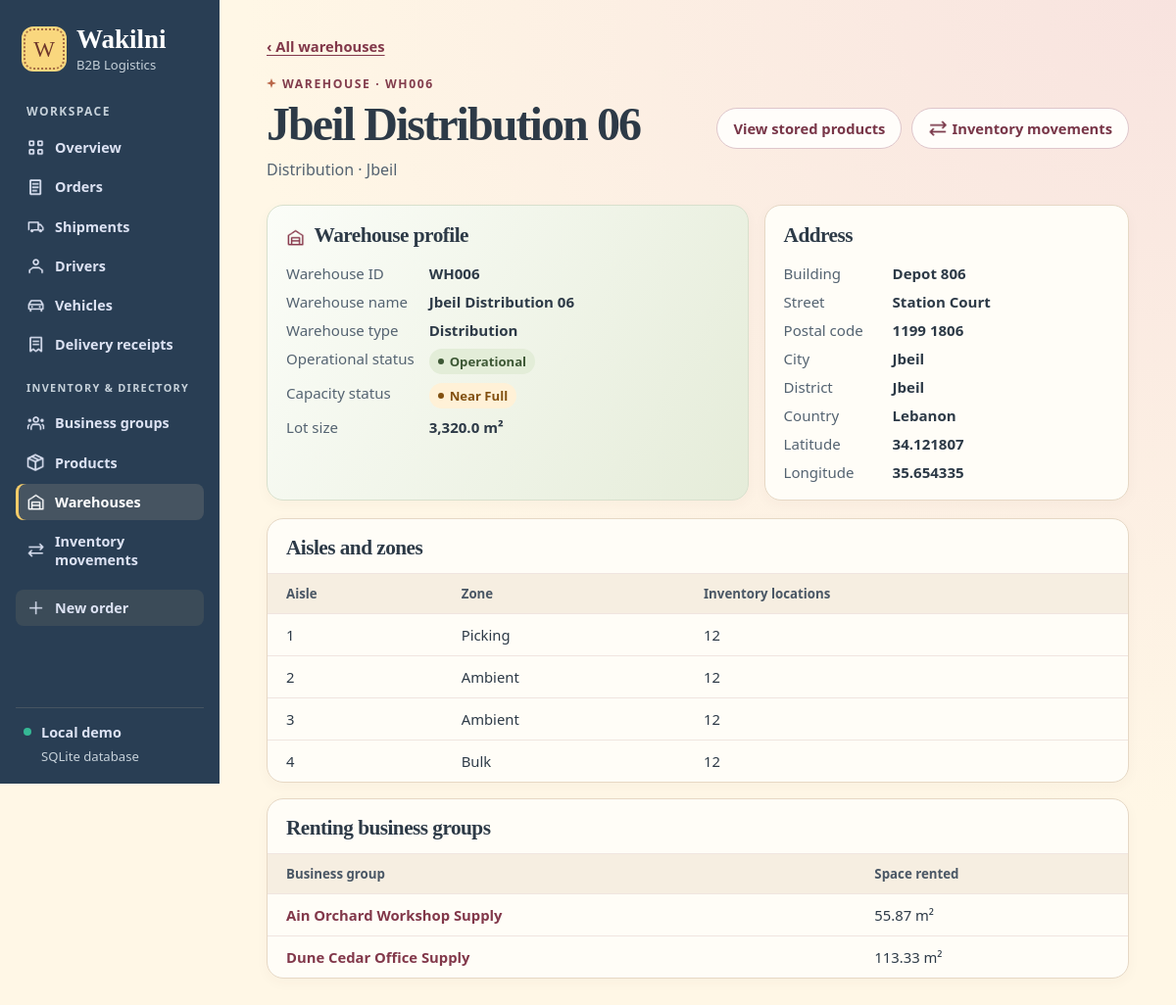
The page /warehouses/WH006 on the database its author committed.
### tables this page shows
CREATE TABLE "Warehouse" (
    "warehouseID" TEXT NOT NULL CHECK (length(warehouseID) BETWEEN 1 AND 5 AND warehouseID GLOB 'WH[0-9][0-9][0-9]' AND length(warehouseID) = 5),
    "warehouseName" TEXT NOT NULL CHECK (length(warehouseName) BETWEEN 1 AND 50),
    "addressBuilding" TEXT CHECK (length(addressBuilding) BETWEEN 1 AND 50),
    "addressStreet" TEXT NOT NULL CHECK (length(addressStreet) BETWEEN 1 AND 50),
    "addressPostalCode" TEXT CHECK (length(addressPostalCode) BETWEEN 1 AND 9 AND addressPostalCode GLOB '[0-9][0-9][0-9][0-9] [0-9][0-9][0-9][0-9]' AND length(addressPostalCode) = 9),
    "addressLatitude" REAL CHECK (addressLatitude BETWEEN -90 AND 90 AND addressLatitude = round(addressLatitude, 6)) CHECK (typeof(addressLatitude) IN ('integer', 'real', 'null')),
    "addressLongitude" REAL CHECK (addressLongitude BETWEEN -180 AND 180 AND addressLongitude = round(addressLongitude, 6)) CHECK (typeof(addressLongitude) IN ('integer', 'real', 'null')),
    "warehouseType" TEXT NOT NULL CHECK (warehouseType IN ('Fulfillment', 'Cross-Dock', 'Cold Storage', 'Distribution')),
    "operationalStatus" TEXT NOT NULL CHECK (operationalStatus IN ('Operational', 'Maintenance', 'Closed')),
    "lotSize" REAL NOT NULL CHECK (lotSize BETWEEN 0.01 AND 9999.99 AND lotSize = round(lotSize, 2)) CHECK (typeof(lotSize) IN ('integer', 'real', 'null')),
    "capacityStatus" TEXT NOT NULL CHECK (capacityStatus IN ('Available', 'Near Full', 'Full')),
    PRIMARY KEY (warehouseID),
    UNIQUE (warehouseName),
    UNIQUE (addressLatitude, addressLongitude),
    UNIQUE (addressBuilding, addressStreet, addressPostalCode),
    FOREIGN KEY (addressPostalCode) REFERENCES PostalCode (addressPostalCode)
);

CREATE TABLE "PostalCode" (
    "addressPostalCode" TEXT NOT NULL CHECK (length(addressPostalCode) BETWEEN 1 AND 9 AND addressPostalCode GLOB '[0-9][0-9][0-9][0-9] [0-9][0-9][0-9][0-9]' AND length(addressPostalCode) = 9),
    "addressCity" TEXT NOT NULL CHECK (length(addressCity) BETWEEN 1 AND 30),
    PRIMARY KEY (addressPostalCode),
    FOREIGN KEY (addressCity) REFERENCES City (addressCity)
);

CREATE TABLE "City" (
    "addressCity" TEXT NOT NULL CHECK (length(addressCity) BETWEEN 1 AND 30),
    "addressDistrict" TEXT NOT NULL CHECK (length(addressDistrict) BETWEEN 1 AND 30),
    PRIMARY KEY (addressCity),
    FOREIGN KEY (addressDistrict) REFERENCES District (addressDistrict)
);

CREATE TABLE "District" (
    "addressDistrict" TEXT NOT NULL CHECK (length(addressDistrict) BETWEEN 1 AND 30),
    "addressCountry" TEXT NOT NULL CHECK (length(addressCountry) BETWEEN 1 AND 30),
    PRIMARY KEY (addressDistrict)
);

CREATE TABLE "AisleZone" (
    "warehouseID" TEXT NOT NULL CHECK (length(warehouseID) BETWEEN 1 AND 5 AND warehouseID GLOB 'WH[0-9][0-9][0-9]' AND length(warehouseID) = 5),
    "inventorylocationAisle" INTEGER NOT NULL CHECK (inventorylocationAisle BETWEEN 1 AND 999) CHECK (typeof(inventorylocationAisle) IN ('integer', 'null')),
    "inventorylocationZone" TEXT NOT NULL CHECK (inventorylocationZone IN ('Ambient', 'Cold', 'Bulk', 'Picking')),
    PRIMARY KEY (warehouseID, inventorylocationAisle),
    FOREIGN KEY (warehouseID) REFERENCES Warehouse (warehouseID)
);

CREATE TABLE "BusinessGroupWarehouse" (
    "warehouseID" TEXT NOT NULL CHECK (length(warehouseID) BETWEEN 1 AND 5 AND warehouseID GLOB 'WH[0-9][0-9][0-9]' AND length(warehouseID) = 5),
    "businessgroupID" TEXT NOT NULL CHECK (length(businessgroupID) BETWEEN 1 AND 6 AND businessgroupID GLOB 'BG[0-9][0-9][0-9][0-9]' AND length(businessgroupID) = 6),
    "spaceRented" REAL NOT NULL CHECK (spaceRented BETWEEN 0.01 AND 9999.99 AND spaceRented = round(spaceRented, 2)) CHECK (typeof(spaceRented) IN ('integer', 'real', 'null')),
    PRIMARY KEY (warehouseID, businessgroupID),
    FOREIGN KEY (warehouseID) REFERENCES "Warehouse" (warehouseID),
    FOREIGN KEY (businessgroupID) REFERENCES "Business Group" (businessgroupID)
);

CREATE TABLE "Business Group" (
    "businessgroupID" TEXT NOT NULL CHECK (length(businessgroupID) BETWEEN 1 AND 6 AND businessgroupID GLOB 'BG[0-9][0-9][0-9][0-9]' AND length(businessgroupID) = 6),
    "businessgroupName" TEXT NOT NULL CHECK (length(businessgroupName) BETWEEN 1 AND 50),
    "businessgroupWebsite" TEXT CHECK (length(businessgroupWebsite) BETWEEN 1 AND 100),
    "payoutFrequency" TEXT NOT NULL CHECK (payoutFrequency IN ('Daily', 'Weekly', 'Bi-Weekly', 'Monthly')),
    "operationalStatusWithWakilni" TEXT NOT NULL CHECK (operationalStatusWithWakilni IN ('Active', 'Inactive', 'Suspended')),
    PRIMARY KEY (businessgroupID),
    UNIQUE (businessgroupWebsite)
);

### app.py (the view)
@app.get("/warehouses/<warehouse_id>")
def warehouse_detail(warehouse_id):
    conn = db()
    warehouse = conn.execute(f"SELECT {WAREHOUSES_FIELDS} {WAREHOUSES_FROM} WHERE w.warehouseID = ?", (warehouse_id,)).fetchone()
    if warehouse is None:
        abort(404)
    aisles = conn.execute(
        """SELECT z.inventorylocationAisle, z.inventorylocationZone, count(i.inventorylocationID) AS locations
           FROM AisleZone z LEFT JOIN "Inventory Location" i USING (warehouseID, inventorylocationAisle)
           WHERE z.warehouseID = ? GROUP BY z.inventorylocationAisle, z.inventorylocationZone ORDER BY z.inventorylocationAisle""",
        (warehouse_id,),
    ).fetchall()
    rentals = conn.execute(
        """SELECT b.businessgroupID, b.businessgroupName, bgw.spaceRented
           FROM BusinessGroupWarehouse bgw JOIN "Business Group" b USING (businessgroupID)
           WHERE bgw.warehouseID = ? ORDER BY b.businessgroupName, b.businessgroupID""", (warehouse_id,),
    ).fetchall()
    return render_template("warehouse.html", warehouse=warehouse, aisles=aisles, rentals=rentals)

### app.py (called while the page is built, shortened)
@app.before_request
def protect_online_demo():
    password = app.config["DEMO_PASSWORD"]
    if app.config["RENDER_HOSTED"] and len(password) < 12:
        return Response("Set a demo password of at least 12 characters before opening the online site.\n", 503)
    if not password or request.endpoint == "health":
        return None

def db():
    if "db" not in g:
        path = Path(app.config["DATABASE"]).resolve()
        g.db = sqlite3.connect(path.as_uri() + "?mode=rw", uri=True, timeout=5)
        g.db.row_factory = sqlite3.Row
        g.db.execute("PRAGMA foreign_keys = ON")
    return g.db

@app.template_filter("number")
def number(value):
    return f"{value:,}"

### templates/warehouse.html (shortened to what this page needs)
{% extends "base.html" %}
{% from "components.html" import badge %}
{% block content %}
<a class="back" href="{{ url_for('warehouses') }}">‹ All warehouses</a>
<header class="page-head"><div><p class="eyebrow">WAREHOUSE · {{ warehouse.warehouseID }}</p><h1>{{ warehouse.warehouseName }}</h1>
  <p class="subtitle">{{ warehouse.warehouseType }}{% if warehouse.addressCity %} · {{ warehouse.addressCity }}{% endif %}</p></div>
  <div class="header-actions"><a class="button secondary" href="{{ url_for('products', warehouse=warehouse.warehouseID) }}">View stored products</a>
  <a class="button secondary" href="{{ url_for('movements', warehouse=warehouse.warehouseID) }}"><span class="icon icon-movements" aria-hidden="true"></span> Inventory movements</a></div></header>
<div class="details-grid">
  <section class="panel detail storage">
    <h2><span class="icon icon-warehouse" aria-hidden="true"></span> Warehouse profile</h2>
    <dl>
      <dt>Warehouse ID</dt><dd>{{ warehouse.warehouseID }}</dd>
      <dt>Warehouse name</dt><dd>{{ warehouse.warehouseName }}</dd>
      <dt>Warehouse type</dt><dd>{{ warehouse.warehouseType }}</dd>
      <dt>Operational status</dt><dd>{{ badge(warehouse.operationalStatus) }}</dd>
      <dt>Capacity status</dt><dd>{{ badge(warehouse.capacityStatus) }}</dd>
      <dt>Lot size</dt><dd>{{ warehouse.lotSize|number }} m²</dd>
    </dl>
  </section>
  <section class="panel detail"><h2>Address</h2>
    <dl>
      <dt>Building</dt><dd>{{ warehouse.addressBuilding or '—' }}</dd>
      <dt>Street</dt><dd>{{ warehouse.addressStreet }}</dd>
      <dt>Postal code</dt><dd>{{ warehouse.addressPostalCode or '—' }}</dd>
      <dt>City</dt><dd>{{ warehouse.addressCity or '—' }}</dd>
      <dt>District</dt><dd>{{ warehouse.addressDistrict or '—' }}</dd>
      <dt>Country</dt><dd>{{ warehouse.addressCountry or '—' }}</dd>
      <dt>Latitude</dt><dd>{{ warehouse.addressLatitude if warehouse.addressLatitude is not none else '—' }}</dd>
      <dt>Longitude</dt><dd>{{ warehouse.addressLongitude if warehouse.addressLongitude is not none else '—' }}</dd>
    </dl>
  </section>
</div>
<section class="panel"><div class="panel-head"><h2>Aisles and zones</h2></div>
  {% if aisles %}<div class="table-wrap"><table><thead><tr><th>Aisle</th><th>Zone</th><th>Inventory locations</th></tr></thead>
    <tbody>{% for row in aisles %}<tr><td>{{ row.inventorylocationAisle }}</td><td>{{ row.inventorylocationZone }}</td><td>{{ row.locations }}</td></tr>{% endfor %}</tbody>
  </table></div>{% else %}<p class="empty">No aisles are recorded for this warehouse.</p>{% endif %}
</section>
<section class="panel"><div class="panel-head"><h2>Renting business groups</h2></div>
  {% if rentals %}<div class="table-wrap"><table><thead><tr><th>Business group</th><th>Space rented</th></tr></thead>
    <tbody>{% for row in rentals %}<tr><td><a class="record wrap" href="{{ url_for('business_group_detail', group_id=row.businessgroupID) }}">{{ row.businessgroupName }}</a></td><td>{{ row.spaceRented|number }} m²</td></tr>{% endfor %}</tbody>
  </table></div>{% else %}<p class="empty">No rented space is recorded for this warehouse.</p>{% endif %}
</section>
{% endblock %}

### templates/components.html (shortened to what this page needs)
{% macro badge(value) %}<span class="badge state-{{ value|lower|replace(' ', '-') }}">{{ value }}</span>{% endmacro %}

### static/style.css (style rules this page uses)
:root { font-family: "Segoe UI", system-ui, sans-serif; color: #2d3a47; background: #fff7e6; --navy: #293e54; --indigo: #93463f; --muted: #546371; --line: #e6d8c5; --surface: #fffdf7; --display: "Playfair Display", Georgia, serif; --script: "Pacifico", "Segoe Print", cursive; font-synthesis: none; }
* { box-sizing: border-box; }
body { margin: 0; min-height: 100vh; display: grid; grid-template-columns: 224px minmax(0, 1fr); background: radial-gradient(ellipse at 100% 0, #f8e3df, transparent 56%), #fff7e6; }
a { color: inherit; }
.page-head { display: flex; justify-content: space-between; gap: 18px; align-items: center; margin-bottom: 24px; }
.eyebrow { font-size: .76rem; font-weight: 750; letter-spacing: .13em; color: #823c4c; margin: 0 0 8px; }
.page-head:not(.hero) .eyebrow::before { content: ""; display: inline-block; width: 10px; height: 10px; margin-right: 6px; background: #ba684a; clip-path: polygon(50% 0, 62% 36%, 100% 50%, 62% 63%, 50% 100%, 37% 63%, 0 50%, 37% 36%); }
h1, h2, p { margin-top: 0; }
h1 { margin-bottom: 9px; font-family: var(--display); font-weight: 680; font-size: clamp(2.18rem, 4vw, 3.2rem); font-variant-numeric: lining-nums; letter-spacing: -.04em; line-height: 1.06; overflow-wrap: anywhere; }
h2 { margin: 0; font: 680 1.33rem/1.22 var(--display); letter-spacing: -.025em; }
.subtitle, .panel-head p { color: var(--muted); margin: 0; line-height: 1.45; }
.button { min-height: 42px; display: inline-flex; align-items: center; justify-content: center; gap: 5px; padding: 9px 16px; border: 1px solid transparent; border-radius: 999px; text-decoration: none; font: inherit; font-size: .92rem; font-weight: 700; cursor: pointer; white-space: nowrap; }
.secondary { background: #fffdfa; border-color: #dec6cb; color: #783648; }
.metric, .panel { background: var(--surface); border: 1px solid var(--line); border-radius: 17px; box-shadow: 0 4px 14px #623b3609; min-width: 0; }
.overview, .details-grid { display: grid; grid-template-columns: minmax(0, 1.32fr) minmax(0, 1fr); gap: 16px; margin-bottom: 18px; }
.panel + .panel { margin-top: 16px; }
.overview .panel, .details-grid .panel { margin-top: 0; }
.panel-head { padding: 17px 19px 12px; }
.text-link, .record, .back { color: #82384a; font-weight: 700; text-underline-offset: 3px; }
.text-link, .back { font-size: .92rem; }
.record { text-decoration: none; white-space: nowrap; }
.back { display: inline-block; margin-bottom: 20px; }
.table-wrap { max-width: 100%; overflow-x: auto; }
table { border-collapse: collapse; width: 100%; font-size: .925rem; text-align: left; }
th { background: #f6eee1; color: #4a5765; font-size: .83rem; font-weight: 700; white-space: nowrap; }
td, th { padding: 11px 14px; border-top: 1px solid #f0e5e0; vertical-align: middle; }
td:first-child, th:first-child { padding-left: 19px; }
.badge { display: inline-flex; align-items: center; gap: 6px; white-space: nowrap; border-radius: 20px; padding: 4px 9px; background: #e1e8ef; color: #344c61; font-size: .82rem; font-weight: 700; }
.badge::before { content: ""; width: 6px; height: 6px; border-radius: 50%; background: currentColor; }
.detail { padding: 18px 19px; }
dl { margin: 15px 0 0; display: grid; grid-template-columns: minmax(96px, max-content) 1fr; gap: 9px 15px; font-size: .94rem; }
dt { color: var(--muted); }
dd { margin: 0; overflow-wrap: anywhere; font-weight: 600; }
.icon { width: 1.2rem; height: 1.2rem; flex: none; display: inline-block; vertical-align: -.23em; background: currentColor; mask: var(--icon) center / contain no-repeat; }
.icon-warehouse { --icon: url("icons/warehouse.png"); }
.icon-movements { --icon: url("icons/movements.png"); }
.header-actions { display: flex; flex-wrap: wrap; align-items: center; gap: 10px; }
.state-available, .state-operational { color: #3d5835; background: #e3edd8; }
.state-near-full, .state-maintenance { color: #825010; background: #fff1d7; }
.detail h2 .icon { color: #87384b; margin-right: 5px; }
.record.wrap { white-space: normal; }
.storage { background: linear-gradient(120deg, #fbfdf8, #e5ecd9); border-color: #d8e0cd; }

### rows shown on the page
Warehouse: warehouseID "WH006", warehouseName "Jbeil Distribution 06", warehouseType "Distribution", operationalStatus "Operational Near Full", lotSize|number "3,320.0", addressBuilding "Depot 806", addressStreet "Station Court", addressPostalCode "1199 1806", addressLatitude "34.121807", addressLongitude "35.654335"
PostalCode: addressCity "Jbeil"
City: addressDistrict "Jbeil"
District: addressCountry "Lebanon"
AisleZone: inventorylocationAisle "1", inventorylocationZone "Picking", locations "12"
AisleZone: inventorylocationAisle "4", inventorylocationZone "Bulk", locations "12"
BusinessGroupWarehouse: businessgroupName "Ain Orchard Workshop Supply", spaceRented|number "55.87"
BusinessGroupWarehouse: businessgroupName "Dune Cedar Office Supply", spaceRented|number "113.33"

### other values the page prints
{{ 'Online class demo' if config.RENDER_HOSTED else 'Local demo' }} "Local demo"
{{ row.inventorylocationAisle }} "2" "3"
{{ row.inventorylocationZone }} "Ambient" "Ambient"
{{ row.locations }} "12" "12"
